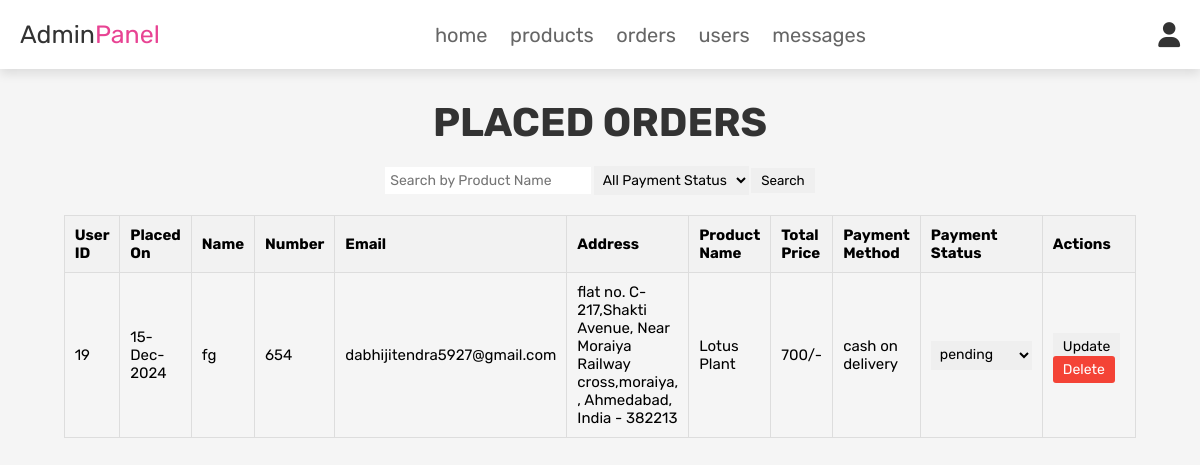
/admin_orders.php (signed in), run on the app's committed database.
### tables this page shows
CREATE TABLE `order_items` (
  `id` int(11) NOT NULL,
  `order_id` int(11) NOT NULL,
  `product_name` varchar(255) NOT NULL,
  `product_price` decimal(10,2) NOT NULL,
  `quantity` int(11) NOT NULL,
  `total_price` decimal(10,2) NOT NULL
);

CREATE TABLE `orders` (
  `id` int(100) NOT NULL,
  `user_id` int(100) NOT NULL,
  `name` varchar(100) NOT NULL,
  `number` varchar(12) NOT NULL,
  `email` varchar(100) NOT NULL,
  `method` varchar(50) NOT NULL,
  `address` varchar(500) NOT NULL,
  `total_products` varchar(1000) NOT NULL,
  `total_price` int(100) NOT NULL,
  `placed_on` varchar(50) NOT NULL,
  `payment_status` varchar(20) NOT NULL DEFAULT 'pending'
);

### admin_orders.php (the view, shortened to what this page needs)
<?php
@include 'config.php';
$search_query = "";
?>
<!DOCTYPE html>
<html lang="en">
<head>
   <link rel="stylesheet" href="https://cdnjs.cloudflare.com/ajax/libs/font-awesome/6.0.0/css/all.min.css">
   <link rel="stylesheet" href="css/admin_style.css">
</head>
<body>
<?php @include 'admin_header.php'; ?>
<section class="placed-orders">
   <h1 class="title">Placed Orders</h1>
   <div class="filter-form" style="text-align: center; margin: 20px auto;">
      <form method="POST" action="">
         <input type="text" name="product_name" placeholder="Search by Product Name" style="padding: 5px; font-size: 14px;">
         <select name="payment_status" style="padding: 5px; font-size: 14px;">
            <option value="">All Payment Status</option>
         </select>
         <input type="submit" name="search" value="Search" style="padding: 5px 10px; cursor: pointer;">
      </form>
   </div>
   <div class="table-container" style="text-align: center; margin: 20px auto;">
   <?php
   $select_orders = mysqli_query($conn, "SELECT o.*, oi.product_name FROM `orders` o
                                         LEFT JOIN `order_items` oi ON o.id = oi.order_id
                                         $search_query") or die('query failed');
   if (mysqli_num_rows($select_orders) > 0) {
   ?>
   <table style="margin: 0 auto; border-collapse: collapse; width: 90%; text-align: left; font-size: 15px;">
      <thead>
         <tr style="background-color: #f2f2f2;">
            <th style="padding: 10px; border: 1px solid #ddd;">User ID</th>
            <th style="padding: 10px; border: 1px solid #ddd;">Placed On</th>
            <th style="padding: 10px; border: 1px solid #ddd;">Name</th>
            <th style="padding: 10px; border: 1px solid #ddd;">Number</th>
            <th style="padding: 10px; border: 1px solid #ddd;">Email</th>
            <th style="padding: 10px; border: 1px solid #ddd;">Address</th>
            <th style="padding: 10px; border: 1px solid #ddd;">Product Name</th>
            <th style="padding: 10px; border: 1px solid #ddd;">Total Price</th>
            <th style="padding: 10px; border: 1px solid #ddd;">Payment Method</th>
            <th style="padding: 10px; border: 1px solid #ddd;">Payment Status</th>
            <th style="padding: 10px; border: 1px solid #ddd;">Actions</th>
         </tr>
      </thead>
      <tbody>
         <?php
         while ($fetch_orders = mysqli_fetch_assoc($select_orders)) {
         ?>
         <tr>
            <td style="padding: 10px; border: 1px solid #ddd;"><?php echo $fetch_orders['user_id']; ?></td>
            <td style="padding: 10px; border: 1px solid #ddd;"><?php echo $fetch_orders['placed_on']; ?></td>
            <td style="padding: 10px; border: 1px solid #ddd;"><?php echo $fetch_orders['name']; ?></td>
            <td style="padding: 10px; border: 1px solid #ddd;"><?php echo $fetch_orders['number']; ?></td>
            <td style="padding: 10px; border: 1px solid #ddd;"><?php echo $fetch_orders['email']; ?></td>
            <td style="padding: 10px; border: 1px solid #ddd;"><?php echo $fetch_orders['address']; ?></td>
            <td style="padding: 10px; border: 1px solid #ddd;"><?php echo $fetch_orders['product_name']; ?></td>
            <td style="padding: 10px; border: 1px solid #ddd;"><?php echo $fetch_orders['total_price']; ?>/-</td>
            <td style="padding: 10px; border: 1px solid #ddd;"><?php echo $fetch_orders['method']; ?></td>
            <td style="padding: 10px; border: 1px solid #ddd;">
               <form action="" method="post">
                  <select name="update_payment" style="font-size: 14px; padding: 5px;">
                     <option disabled selected><?php echo $fetch_orders['payment_status']; ?></option>
                  </select>
            </td>
            <td style="padding: 10px; border: 1px solid #ddd;">
               <input type="submit" name="update_order" value="Update" style="font-size: 14px; padding: 5px 10px; margin-right: 5px; cursor: pointer;">
               <a href="admin_orders.php?delete=<?php echo $fetch_orders['id']; ?>" style="font-size: 14px; padding: 5px 10px; background: #f44336; color: #fff; text-decoration: none; border-radius: 3px;" onclick="return confirm('Delete this order?');">Delete</a>
            </td>
         </tr>
         <?php
         }
         ?>
      </tbody>
   </table>
   <?php
   } else {
      echo '<p class="empty">No orders placed yet!</p>';
   }
   ?>
</div>
</section>
</body>
</html>

### css/admin_style.css (style rules this page uses)
:root { --pink:#e84393; --red:#c0392b; --orange:#f39c12; --black:#333; --white:#fff; --light-color:#666; --light-white:#ccc; --light-bg:#f5f5f5; --border:.2rem solid var(--black); --box-shadow:0 .5rem 1rem rgba(0,0,0,.1); }
* { font-family: 'Rubik', sans-serif; margin:0; padding:0; box-sizing: border-box; outline: none; border:none; text-decoration: none; transition:all .2s linear; }
html { font-size: 62.5%; overflow-x: hidden; scroll-behavior: smooth; scroll-padding-top: 6.5rem; }
body { background: var(--light-bg); }
section { padding:3rem 2rem; }
.title { text-align: center; margin-bottom: 2rem; color:var(--black); text-transform: uppercase; font-size: 4rem; }

### data on the page
order_items: order.user_id "19", order.placed_on "15-Dec-2024", order.name "fg", order.number "654", order.email "dabhijitendra5927@gmail.com", order.address "flat no. C-217,Shakti Avenue, Near Moraiya Railway cross,moraiya, , Ahmedabad, India - 382213", product_name "Lotus Plant", order.total_price "700", order.method "cash on delivery", update_payment "pending"
